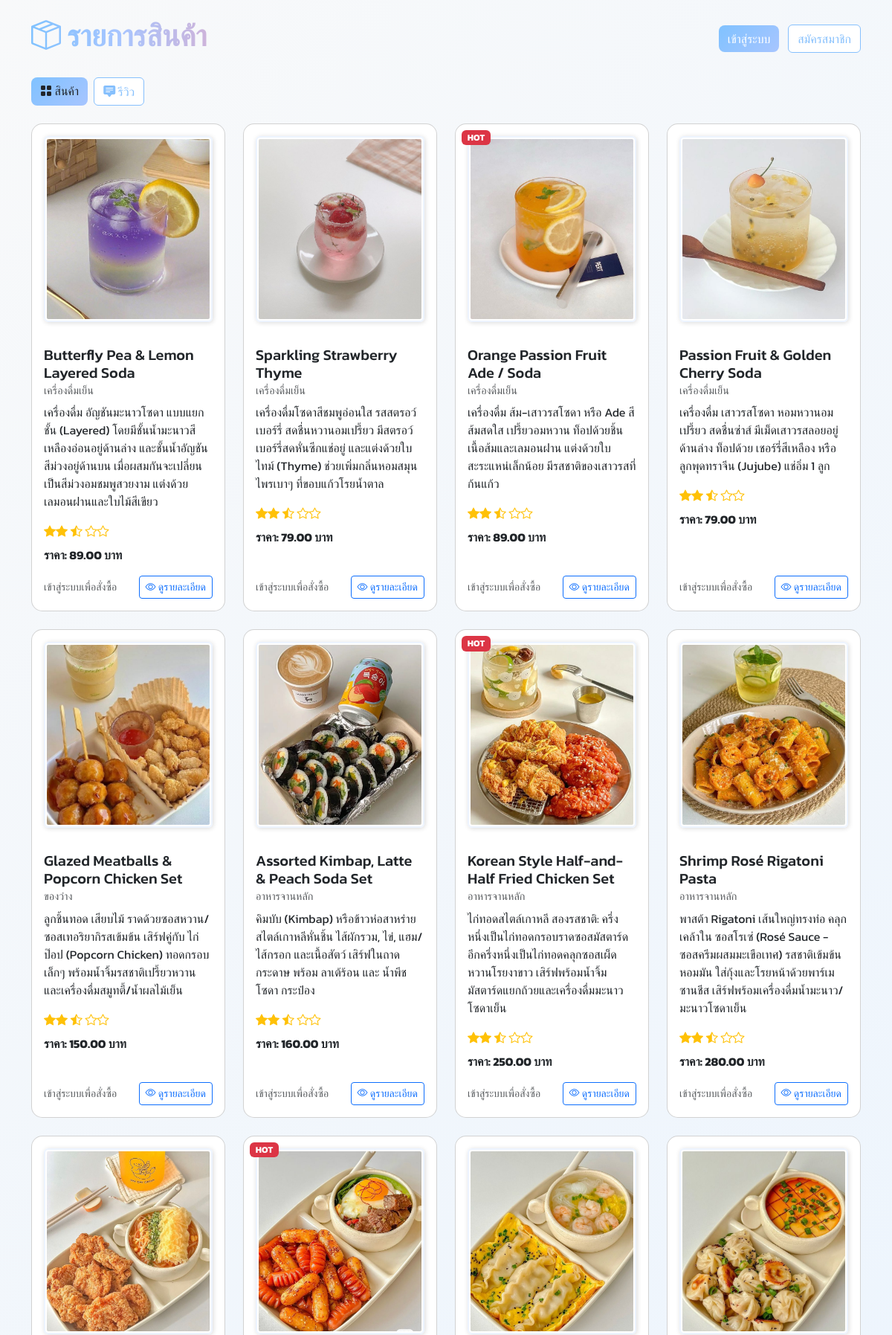
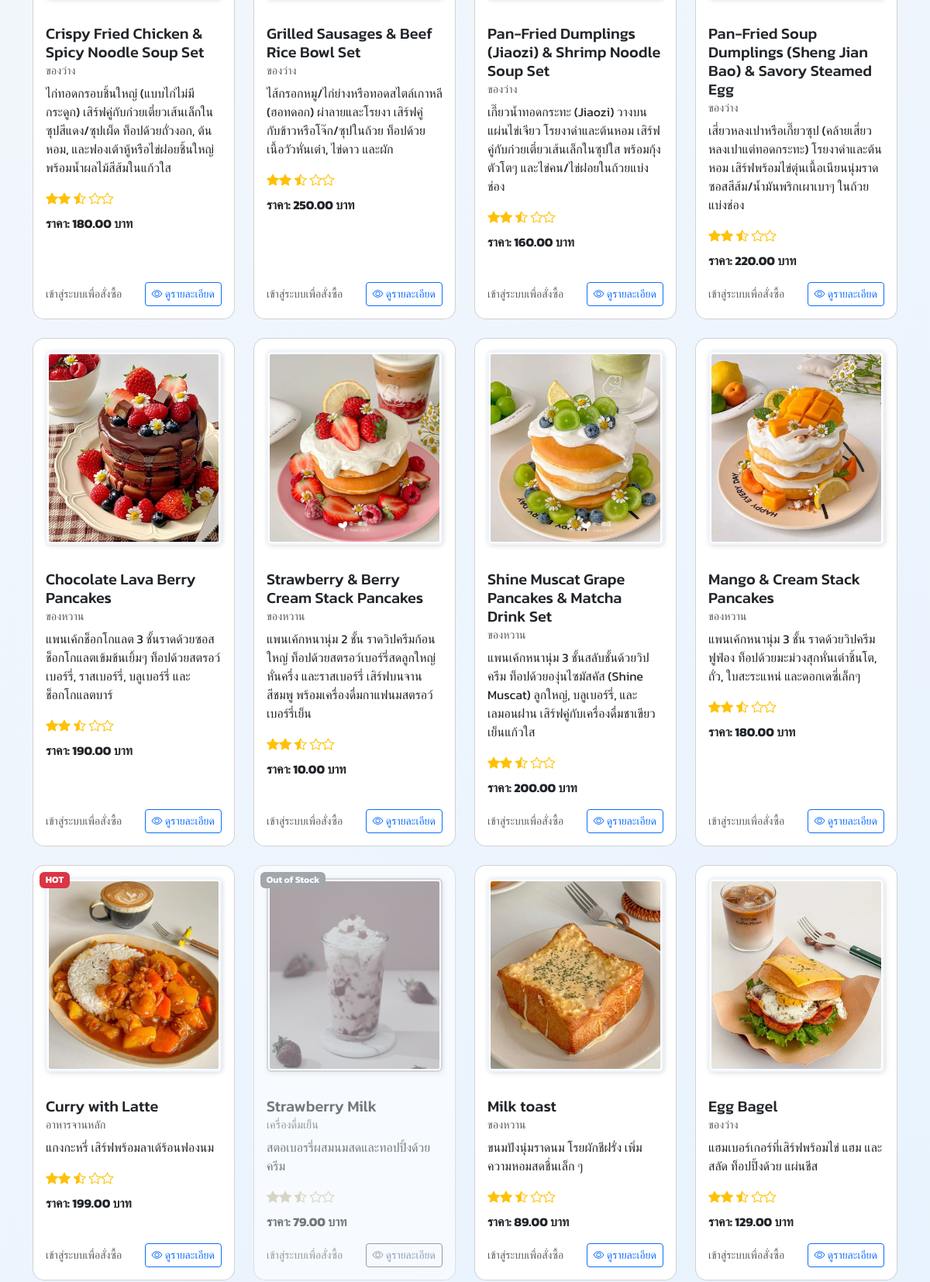
The page / (upper part) on the database its author committed (2 pictures, top to bottom).
### tables this page shows
CREATE TABLE `products` (
  `product_id` int(11) NOT NULL,
  `product_name` varchar(150) NOT NULL,
  `description` text DEFAULT NULL,
  `price` decimal(10,2) NOT NULL,
  `stock` int(11) DEFAULT 0,
  `image` varchar(255) DEFAULT NULL,
  `category_id` int(11) DEFAULT NULL,
  `created_at` timestamp NOT NULL DEFAULT current_timestamp()
);

CREATE TABLE `categories` (
  `category_id` int(11) NOT NULL,
  `category_name` varchar(100) NOT NULL
);

### index.php (the view, shortened to what this page needs)
<?php
require_once 'config.php';
$isLoggedIn = isset($_SESSION['user_id']);
$stmt = $conn->query("SELECT p.*, c.category_name,
                             AVG(r.rating) AS average_rating
                      FROM products p
                      LEFT JOIN categories c ON p.category_id = c.category_id
                      LEFT JOIN reviews r ON p.product_id = r.product_id  -- *เพิ่ม JOIN กับตาราง reviews*
                      GROUP BY p.product_id, p.product_name, p.price, p.description, p.image, p.stock, p.created_at, c.category_name
                      -- *GROUP BY ต้องรวมคอลัมน์ทั้งหมดจากตาราง p และ c*
                      ORDER BY p.created_at DESC");
$products = $stmt->fetchAll(PDO::FETCH_ASSOC);
?>
<!DOCTYPE html>
<html lang="th">
<head>
    <link rel="stylesheet" href="https://cdn.jsdelivr.net/npm/bootstrap@5.3.7/dist/css/bootstrap.min.css">
    <link rel="stylesheet" href="https://cdn.jsdelivr.net/npm/bootstrap-icons@1.13.0/font/bootstrap-icons.css">
    <link href="https://cdn.jsdelivr.net/npm/bootstrap-icons@1.11.3/font/bootstrap-icons.css" rel="stylesheet">
</head>
<body class="container py-4">
    <div class="d-flex justify-content-between align-items-center mb-4">
        <h1 class="text-gradient"><i class="bi bi-box-seam"></i> รายการสินค้า</h1>
        <div>
            <?php if ($isLoggedIn): ?>
                <span class="me-3">ยินดีต้อนรับ, <?= htmlspecialchars($_SESSION['username']) ?>
                    (<?= $_SESSION['role'] ?>)</span>
                <a href="profile.php" class="btn btn-outline-custom me-2"><i class="bi bi-person-circle"></i>
                    ข้อมูลส่วนตัว</a>
                    <a href="cart.php" class="btn btn-outline-custom me-2"><i class="bi bi-cart"></i> ดูตะกร้า</a>
                    <a href="order.php" class="btn btn-outline-custom me-2"><i class="bi bi-clock-history"></i>
                        ดูประวัติการสั่งซื้อ</a>
                <a href="logout.php" class="btn btn-danger"><i class="bi bi-box-arrow-right"></i> ออกจากระบบ</a>
            <?php else: ?>
                <a href="login.php" class="btn btn-gradient me-2">เข้าสู่ระบบ</a>
                <a href="register.php" class="btn btn-outline-custom">สมัครสมาชิก</a>
            <?php endif; ?>
        </div>
    </div>
    <div class="d-flex justify-content-between align-items-center mb-4">
        <div class=" d-flex gap-2 me-auto">
                <a href="index.php" class="btn btn-gradient active">
                    <i class="bi bi-grid-fill"></i> สินค้า
                </a>
                <a href="review.php" class="btn btn-outline-custom">
                    <i class="bi bi-chat-square-text-fill"></i> รีวิว
                </a>
            </div>
    </div>
    <div class="row g-4">
        <?php foreach ($products as $product):
            $img = !empty($product['image']) ? 'product_images/' . rawurlencode($product['image']) : 'product_images/no-image.png';
            $isNew = isset($product['created_at']) && (time() - strtotime($product['created_at']) <= 7 * 24 * 3600);
            $isHot = (int) $product['stock'] > 0 && (int) $product['stock'] < 5;
            $isRunOut = (int) $product['stock'] <= 0;
            $rating = isset($product['average_rating']) && $product['average_rating'] !== null
                      ? (float) $product['average_rating']
                      : 2.5;
            $full = floor($rating);
            $half = ($rating - $full) >= 0.5 ? 1 : 0;
            ?>
            <div class="col-md-4 col-lg-3">
                <div class="card h-100 position-relative <?= $isRunOut ? 'out-of-stock' : '' ?>">
                    <?php if ($isNew): ?>
                        <span class="badge bg-success-custom position-absolute top-0 start-0 m-2">NEW</span>
                    <?php elseif ($isHot): ?>
                        <span class="badge bg-danger position-absolute top-0 start-0 m-2">HOT</span>
                    <?php elseif ($isRunOut): ?>
                        <span class="badge bg-secondary position-absolute top-0 start-0 m-2">Out of Stock</span>
                    <?php endif; ?>
                    <a href="product_detail.php?id=<?= (int) $product['product_id'] ?>" class="d-block p-3">
                        <img src="<?= htmlspecialchars($img) ?>" alt="<?= htmlspecialchars($product['product_name']) ?>"
                            class="img-fluid w-100 product-thumb rounded img-frame">
                    </a>
                    <div class="card-body d-flex flex-column">
                        <h5 class="card-title"><?= htmlspecialchars($product['product_name']) ?></h5>
                        <h6 class="card-subtitle mb-2 text-muted">
                            <?= htmlspecialchars($product['category_name'] ?? 'Category') ?></h6>
                        <p class="card-text"><?= nl2br(htmlspecialchars($product['description'])) ?></p>
                        <div class="rating mb-2">
                            <?php for ($i = 0; $i < $full; $i++): ?><i class="bi bi-star-fill text-warning"></i><?php endfor; ?>
                            <?php if ($half): ?><i class="bi bi-star-half text-warning"></i><?php endif; ?>
                            <?php for ($i = 0; $i < 5 - $full - $half; $i++): ?><i class="bi bi-star text-warning"></i><?php endfor; ?>
                        </div>
                        <p class="fw-bold">ราคา: <?= number_format($product['price'], 2) ?> บาท</p>
                        <div class="mt-auto d-flex justify-content-between align-items-center gap-2">
                            <?php if ($isLoggedIn): ?>
                                <form action="cart.php" method="post" class="d-inline-flex gap-2">
                                    <input type="hidden" name="product_id" value="<?= (int) $product['product_id'] ?>">
                                    <input type="hidden" name="quantity" value="1">
                                    <button type="submit" class="btn btn-sm btn-gradient"><i class="bi bi-cart-plus"></i>
                                        เพิ่มในตะกร้า</button>
                                </form>
                            <?php else: ?>
                                <small class="text-muted">เข้าสู่ระบบเพื่อสั่งซื้อ</small>
                            <?php endif; ?>
                            <a href="product_detail.php?id=<?= (int) $product['product_id'] ?>"
                                class="btn btn-sm btn-outline-primary"><i class="bi bi-eye"></i> ดูรายละเอียด</a>
                        </div>
                    </div>
                </div>
            </div>
        <?php endforeach; ?>
    </div>
</body>
</html>

### index.php (style rules this page uses)
.product-thumb { height: 250px; object-fit: cover; border-radius: .5rem; }
.rating i { color: #ffc107; }
body { font-family: 'Kanit', 'Nunito', sans-serif; background: linear-gradient(135deg, #f8f9fa, #e6f2ff); }
.text-gradient { background: linear-gradient(90deg, #80c2ffff, #a7c5ffff, #cdb4db); -webkit-background-clip: text; -webkit-text-fill-color: transparent; font-weight: 700; }
.card { border-radius: 15px; transition: transform 0.3s, box-shadow 0.3s; }
.btn-gradient { background: #86c0fd; border: 1px solid #ffffffff; color: #ffffffff; transition: all 0.3s; font-weight: 500; }
.btn-outline-custom { background: #ffffff; border: 1px solid #86c0fd; color: #86c0fd; transition: all 0.3s; }
.card-subtitle { font-size: 0.9rem; }
.img-frame { border: 2px solid #edf4ffff; border-radius: 8px; padding: 2px; box-shadow: 1px 1px 6px rgba(0, 0, 0, 0.15); }
.btn-gradient { background: linear-gradient(135deg, #80c2ff, #a7c5ff); color: white; border: none; border-radius: 8px; transition: all 0.3s; }
.card.out-of-stock { opacity: 0.6; filter: grayscale(80%); }
.card.out-of-stock .btn-gradient, .card.out-of-stock .btn-outline-primary, .card.out-of-stock a { pointer-events: none; cursor: default; }
.card.out-of-stock .product-thumb { filter: brightness(0.8); }
.card .badge { z-index: 10; border-radius: .375rem; }

### rows shown on the page
products: image (picture), product_name "Butterfly Pea & Lemon Layered Soda", category.category_name "เครื่องดื่มเย็น", description "เครื่องดื่ม อัญชันมะนาวโซดา แบบแยกชั้น (Layered) โดยมีชั้นน้ำมะนาวสีเหลืองอ่อนอยู่ด้านล่าง และชั้นน้ำอัญชันสีม่วงอยู่ด้านบน เมื่อผสมกันจะเปลี่ยนเป็นสีม่วงอมชมพูสวยงาม แต่งด้วยเลมอนฝานและใบไม้สีเขียว", price "89.00"
products: image (picture), product_name "Sparkling Strawberry Thyme", category.category_name "เครื่องดื่มเย็น", description "เครื่องดื่มโซดาสีชมพูอ่อนใส รสสตรอว์เบอร์รี่ สดชื่นหวานอมเปรี้ยว มีสตรอว์เบอร์รี่สดหั่นซีกแช่อยู่ และแต่งด้วยใบ ไทม์ (Thyme) ช่วยเพิ่มกลิ่นหอมสมุนไพรเบาๆ ที่ขอบแก้วโรยน้ำตาล", price "79.00"
products: stock "HOT", image (picture), product_name "Orange Passion Fruit Ade / Soda", category.category_name "เครื่องดื่มเย็น", description "เครื่องดื่ม ส้ม-เสาวรสโซดา หรือ Ade สีส้มสดใส เปรี้ยวอมหวาน ท็อปด้วยชิ้นเนื้อส้มและเลมอนฝาน แต่งด้วยใบสะระแหน่เล็กน้อย มีรสชาติของเสาวรสที่ก้นแก้ว", price "89.00"
products: image (picture), product_name "Passion Fruit & Golden Cherry Soda", category.category_name "เครื่องดื่มเย็น", description "เครื่องดื่ม เสาวรสโซดา หอมหวานอมเปรี้ยว สดชื่นซ่าส์ มีเม็ดเสาวรสลอยอยู่ด้านล่าง ท็อปด้วย เชอร์รี่สีเหลือง หรือลูกพุดทราจีน (Jujube) แช่อิ่ม 1 ลูก", price "79.00"
products: image (picture), product_name "Glazed Meatballs & Popcorn Chicken Set", category.category_name "ของว่าง", description "ลูกชิ้นทอด เสียบไม้ ราดด้วยซอสหวาน/ซอสเทอริยากิรสเข้มข้น เสิร์ฟคู่กับ ไก่ป๊อป (Popcorn Chicken) ทอดกรอบเล็กๆ พร้อมน้ำจิ้มรสชาติเปรี้ยวหวาน และเครื่องดื่มสมูทตี้/น้ำผลไม้เย็น", price "150.00"
products: image (picture), product_name "Assorted Kimbap, Latte & Peach Soda Set", category.category_name "อาหารจานหลัก", description "คิมบับ (Kimbap) หรือข้าวห่อสาหร่ายสไตล์เกาหลีหั่นชิ้น ไส้ผักรวม, ไข่, แฮม/ไส้กรอก และเนื้อสัตว์ เสิร์ฟในถาดกระดาษ พร้อม ลาเต้ร้อน และ น้ำพีชโซดา กระป๋อง", price "160.00"
products: stock "HOT", image (picture), product_name "Korean Style Half-and-Half Fried Chicken Set", category.category_name "อาหารจานหลัก", description "ไก่ทอดสไตล์เกาหลี สองรสชาติ: ครึ่งหนึ่งเป็นไก่ทอดกรอบราดซอสมัสตาร์ด อีกครึ่งหนึ่งเป็นไก่ทอดคลุกซอสเผ็ดหวานโรยงาขาว เสิร์ฟพร้อมน้ำจิ้มมัสตาร์ดแยกถ้วยและเครื่องดื่มมะนาวโซดาเย็น", price "250.00"
products: image (picture), product_name "Shrimp Rosé Rigatoni Pasta", category.category_name "อาหารจานหลัก", description "พาสต้า Rigatoni เส้นใหญ่ทรงท่อ คลุกเคล้าใน ซอสโรเซ่ (Rosé Sauce - ซอสครีมผสมมะเขือเทศ) รสชาติเข้มข้น หอมมัน ใส่กุ้งและโรยหน้าด้วยพาร์เมซานชีส เสิร์ฟพร้อมเครื่องดื่มน้ำมะนาว/มะนาวโซดาเย็น", price "280.00"
products: image (picture), product_name "Crispy Fried Chicken & Spicy Noodle Soup Set", category.category_name "ของว่าง", description "ไก่ทอดกรอบชิ้นใหญ่ (แบบไก่ไม่มีกระดูก) เสิร์ฟคู่กับก๋วยเตี๋ยวเส้นเล็กในซุปสีแดง/ซุปเผ็ด ท็อปด้วยถั่วงอก, ต้นหอม, และฟองเต้าหู้หรือไข่ฝอยชิ้นใหญ่ พร้อมน้ำผลไม้สีส้มในแก้วใส", price "180.00"
products: stock "HOT", image (picture), product_name "Grilled Sausages & Beef Rice Bowl Set", category.category_name "ของว่าง", description "ไส้กรอกหมู/ไก่ย่างหรือทอดสไตล์เกาหลี (ฮอทดอก) ผ่าลายและโรยงา เสิร์ฟคู่กับข้าวหรือโจ๊ก/ซุปในถ้วย ท็อปด้วยเนื้อวัวหั่นเต๋า, ไข่ดาว และผัก", price "250.00"
products: image (picture), product_name "Pan-Fried Dumplings (Jiaozi) & Shrimp Noodle Soup Set", category.category_name "ของว่าง", description "เกี๊ยวน้ำทอดกระทะ (Jiaozi) วางบนแผ่นไข่เจียว โรยงาดำและต้นหอม เสิร์ฟคู่กับก๋วยเตี๋ยวเส้นเล็กในซุปใส พร้อมกุ้งตัวโตๆ และไข่คน/ไข่ฝอยในถ้วยแบ่งช่อง", price "160.00"
products: image (picture), product_name "Pan-Fried Soup Dumplings (Sheng Jian Bao) & Savory Steamed Egg", category.category_name "ของว่าง", description "เสี่ยวหลงเปาหรือเกี๊ยวซุป (คล้ายเสี่ยวหลงเปาแต่ทอดกระทะ) โรยงาดำและต้นหอม เสิร์ฟพร้อมไข่ตุ๋นเนื้อเนียนนุ่มราดซอสสีส้ม/น้ำมันพริกเผาเบาๆ ในถ้วยแบ่งช่อง", price "220.00"
products: image (picture), product_name "Chocolate Lava Berry Pancakes", category.category_name "ของหวาน", description "แพนเค้กช็อกโกแลต 3 ชั้นราดด้วยซอสช็อกโกแลตเข้มข้นเยิ้มๆ ท็อปด้วยสตรอว์เบอร์รี่, ราสเบอร์รี่, บลูเบอร์รี่ และช็อกโกแลตบาร์", price "190.00"
products: image (picture), product_name "Strawberry & Berry Cream Stack Pancakes", category.category_name "ของหวาน", description "แพนเค้กหนานุ่ม 2 ชั้น ราดวิปครีมก้อนใหญ่ ท็อปด้วยสตรอว์เบอร์รี่สดลูกใหญ่หั่นครึ่ง และราสเบอร์รี่ เสิร์ฟบนจานสีชมพู พร้อมเครื่องดื่มกาแฟนมสตรอว์เบอร์รี่เย็น", price "10.00"
products: image (picture), product_name "Shine Muscat Grape Pancakes & Matcha Drink Set", category.category_name "ของหวาน", description "แพนเค้กหนานุ่ม 3 ชั้นสลับชั้นด้วยวิปครีม ท็อปด้วยองุ่นไซมัสคัส (Shine Muscat) ลูกใหญ่, บลูเบอร์รี่, และเลมอนฝาน เสิร์ฟคู่กับเครื่องดื่มชาเขียวเย็นแก้วใส", price "200.00"
products: image (picture), product_name "Mango & Cream Stack Pancakes", category.category_name "ของหวาน", description "แพนเค้กหนานุ่ม 3 ชั้น ราดด้วยวิปครีมฟูฟ่อง ท็อปด้วยมะม่วงสุกหั่นเต๋าชิ้นโต, ถั่ว, ใบสะระแหน่ และดอกเดซี่เล็กๆ", price "180.00"
products: stock "HOT", image (picture), product_name "Curry with Latte", category.category_name "อาหารจานหลัก", description "แกงกะหรี่ เสิร์ฟพร้อมลาเต้ร้อนฟองนม", price "199.00"
products: stock "Out of Stock", image (picture), product_name "Strawberry Milk", category.category_name "เครื่องดื่มเย็น", description "สตอเบอรรี่ผสมนมสดและทอปปิ้งด้วยครีม", price "79.00"
products: image (picture), product_name "Milk toast", category.category_name "ของหวาน", description "ขนมปังนุ่มราดนม โรยผักชีฝรั่ง เพิ่มความหอมสดชื่นเล็ก ๆ", price "89.00"
products: image (picture), product_name "Egg Bagel", category.category_name "ของว่าง", description "แฮมเบอร์เกอร์ที่เสิร์ฟพร้อมไข่ แฮม และสลัด ท็อปปิ้งด้วย แผ่นชีส", price "129.00"
